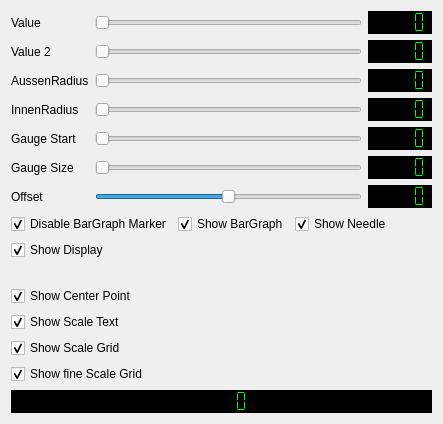
        <widget class="QWidget" name="tab_3">
         <attribute name="title">
          <string>Setup</string>
         </attribute>
         <layout class="QGridLayout" name="gridLayout_16">
          <item row="0" column="0">
           <layout class="QGridLayout" name="gridLayout">
            <item row="6" column="2">
             <widget class="QLCDNumber" name="lcdNumber_9">
              <property name="styleSheet">
               <string notr="true">
background-color: rgb(0, 0, 0);
color: rgb(0, 255, 0);</string>
              </property>
              <property name="frameShape">
               <enum>QFrame::NoFrame</enum>
              </property>
              <property name="frameShadow">
               <enum>QFrame::Plain</enum>
              </property>
              <property name="lineWidth">
               <number>0</number>
              </property>
              <property name="segmentStyle">
               <enum>QLCDNumber::Flat</enum>
              </property>
             </widget>
            </item>
            <item row="1" column="0">
             <widget class="QLabel" name="label_2">
              <property name="text">
               <string>Value 2</string>
              </property>
             </widget>
            </item>
            <item row="0" column="2">
             <widget class="QLCDNumber" name="lcdNumber_4">
              <property name="font">
               <font>
                <family>MS Shell Dlg 2</family>
               </font>
              </property>
              <property name="styleSheet">
               <string notr="true">
background-color: rgb(0, 0, 0);
color: rgb(0, 255, 0);</string>
              </property>
              <property name="frameShape">
               <enum>QFrame::NoFrame</enum>
              </property>
              <property name="frameShadow">
               <enum>QFrame::Plain</enum>
              </property>
              <property name="lineWidth">
               <number>0</number>
              </property>
              <property name="segmentStyle">
               <enum>QLCDNumber::Flat</enum>
              </property>
             </widget>
            </item>
            <item row="4" column="0">
             <widget class="QLabel" name="label_5">
              <property name="text">
               <string>Gauge Start</string>
              </property>
             </widget>
            </item>
            <item row="1" column="1">
             <widget class="QSlider" name="horizontalSlider_5">
              <property name="maximum">
               <number>200</number>
              </property>
              <property name="value">
               <number>0</number>
              </property>
              <property name="orientation">
               <enum>Qt::Horizontal</enum>
              </property>
             </widget>
            </item>
            <item row="1" column="2">
             <widget class="QLCDNumber" name="lcdNumber_3">
              <property name="styleSheet">
               <string notr="true">
background-color: rgb(0, 0, 0);
color: rgb(0, 255, 0);</string>
              </property>
              <property name="frameShape">
               <enum>QFrame::NoFrame</enum>
              </property>
              <property name="frameShadow">
               <enum>QFrame::Plain</enum>
              </property>
              <property name="lineWidth">
               <number>0</number>
              </property>
              <property name="segmentStyle">
               <enum>QLCDNumber::Flat</enum>
              </property>
             </widget>
            </item>
            <item row="2" column="0">
             <widget class="QLabel" name="label_3">
              <property name="text">
               <string>AussenRadius</string>
              </property>
             </widget>
            </item>
            <item row="3" column="0">
             <widget class="QLabel" name="label_4">
              <property name="text">
               <string>InnenRadius</string>
              </property>
             </widget>
            </item>
            <item row="4" column="1">
             <widget class="QSlider" name="GaugeStartSlider">
              <property name="maximum">
               <number>360</number>
              </property>
              <property name="value">
               <number>0</number>
              </property>
              <property name="orientation">
               <enum>Qt::Horizontal</enum>
              </property>
             </widget>
            </item>
            <item row="2" column="2">
             <widget class="QLCDNumber" name="lcdNumber_2">
              <property name="styleSheet">
               <string notr="true">
background-color: rgb(0, 0, 0);
color: rgb(0, 255, 0);</string>
              </property>
              <property name="frameShape">
               <enum>QFrame::NoFrame</enum>
              </property>
              <property name="frameShadow">
               <enum>QFrame::Plain</enum>
              </property>
              <property name="lineWidth">
               <number>0</number>
              </property>
              <property name="segmentStyle">
               <enum>QLCDNumber::Flat</enum>
              </property>
             </widget>
            </item>
            <item row="2" column="1">
             <widget class="QSlider" name="AussenRadiusSlider">
              <property name="maximum">
               <number>1000</number>
              </property>
              <property name="value">
               <number>0</number>
              </property>
              <property name="orientation">
               <enum>Qt::Horizontal</enum>
              </property>
             </widget>
            </item>
            <item row="3" column="1">
             <widget class="QSlider" name="InnenRadiusSlider">
              <property name="maximum">
               <number>1000</number>
              </property>
              <property name="value">
               <number>0</number>
              </property>
              <property name="orientation">
               <enum>Qt::Horizontal</enum>
              </property>
             </widget>
            </item>
            <item row="3" column="2">
             <widget class="QLCDNumber" name="lcdNumber">
              <property name="styleSheet">
               <string notr="true">
background-color: rgb(0, 0, 0);
color: rgb(0, 255, 0);</string>
              </property>
              <property name="frameShape">
               <enum>QFrame::NoFrame</enum>
              </property>
              <property name="frameShadow">
               <enum>QFrame::Plain</enum>
              </property>
              <property name="lineWidth">
               <number>0</number>
              </property>
              <property name="segmentStyle">
               <enum>QLCDNumber::Flat</enum>
              </property>
             </widget>
            </item>
            <item row="0" column="0">
             <widget class="QLabel" name="label">
              <property name="text">
               <string>Value</string>
              </property>
             </widget>
            </item>
            <item row="0" column="1">
             <widget class="QSlider" name="ActualSlider">
              <property name="maximum">
               <number>200</number>
              </property>
              <property name="value">
               <number>0</number>
              </property>
              <property name="orientation">
               <enum>Qt::Horizontal</enum>
              </property>
             </widget>
            </item>
            <item row="6" column="0">
             <widget class="QLabel" name="label_7">
              <property name="text">
               <string>Offset</string>
              </property>
             </widget>
            </item>
            <item row="5" column="2">
             <widget class="QLCDNumber" name="lcdNumber_8">
              <property name="styleSheet">
               <string notr="true">
background-color: rgb(0, 0, 0);
color: rgb(0, 255, 0);</string>
              </property>
              <property name="frameShape">
               <enum>QFrame::NoFrame</enum>
              </property>
              <property name="frameShadow">
               <enum>QFrame::Plain</enum>
              </property>
              <property name="lineWidth">
               <number>0</number>
              </property>
              <property name="segmentStyle">
               <enum>QLCDNumber::Flat</enum>
              </property>
             </widget>
            </item>
            <item row="5" column="1">
             <widget class="QSlider" name="GaugeSizeSlider">
              <property name="maximum">
               <number>360</number>
              </property>
              <property name="value">
               <number>0</number>
              </property>
              <property name="orientation">
               <enum>Qt::Horizontal</enum>
              </property>
             </widget>
            </item>
            <item row="6" column="1">
             <widget class="QSlider" name="offsetSlider">
              <property name="minimum">
               <number>-360</number>
              </property>
              <property name="maximum">
               <number>360</number>
              </property>
              <property name="orientation">
               <enum>Qt::Horizontal</enum>
              </property>
             </widget>
            </item>
            <item row="4" column="2">
             <widget class="QLCDNumber" name="lcdNumber_7">
              <property name="styleSheet">
               <string notr="true">
background-color: rgb(0, 0, 0);
color: rgb(0, 255, 0);</string>
              </property>
              <property name="frameShape">
               <enum>QFrame::NoFrame</enum>
              </property>
              <property name="frameShadow">
               <enum>QFrame::Plain</enum>
              </property>
              <property name="lineWidth">
               <number>0</number>
              </property>
              <property name="segmentStyle">
               <enum>QLCDNumber::Flat</enum>
              </property>
             </widget>
            </item>
            <item row="5" column="0">
             <widget class="QLabel" name="label_6">
              <property name="text">
               <string>Gauge Size</string>
              </property>
             </widget>
            </item>
           </layout>
          </item>
          <item row="1" column="0">
           <layout class="QGridLayout" name="gridLayout_6">
            <item row="5" column="0">
             <widget class="QCheckBox" name="CB_ScaleText">
              <property name="text">
               <string>Show Scale Text</string>
              </property>
              <property name="checked">
               <bool>true</bool>
              </property>
             </widget>
            </item>
            <item row="0" column="2">
             <widget class="QCheckBox" name="CB_Needle">
              <property name="text">
               <string>Show Needle</string>
              </property>
              <property name="checked">
               <bool>true</bool>
              </property>
             </widget>
            </item>
            <item row="0" column="1">
             <widget class="QCheckBox" name="CB_ShowBarGraph">
              <property name="text">
               <string>Show BarGraph</string>
              </property>
              <property name="checked">
               <bool>true</bool>
              </property>
             </widget>
            </item>
            <item row="0" column="0">
             <widget class="QCheckBox" name="CB_barGraph">
              <property name="text">
               <string>Disable BarGraph Marker</string>
              </property>
              <property name="checked">
               <bool>true</bool>
              </property>
             </widget>
            </item>
            <item row="2" column="0">
             <widget class="QCheckBox" name="CB_ValueText">
              <property name="text">
               <string>Show Display</string>
              </property>
              <property name="checked">
               <bool>true</bool>
              </property>
             </widget>
            </item>
            <item row="4" column="0">
             <widget class="QCheckBox" name="CB_CenterPoint">
              <property name="text">
               <string>Show Center Point</string>
              </property>
              <property name="checked">
               <bool>true</bool>
              </property>
             </widget>
            </item>
            <item row="3" column="3">
             <spacer name="horizontalSpacer_2">
              <property name="orientation">
               <enum>Qt::Horizontal</enum>
              </property>
              <property name="sizeHint" stdset="0">
               <size>
                <width>40</width>
                <height>20</height>
               </size>
              </property>
             </spacer>
            </item>
            <item row="6" column="0">
             <widget class="QCheckBox" name="CB_Grid">
              <property name="text">
               <string>Show Scale Grid</string>
              </property>
              <property name="checked">
               <bool>true</bool>
              </property>
             </widget>
            </item>
            <item row="7" column="0">
             <widget class="QCheckBox" name="CB_fineGrid">
              <property name="text">
               <string>Show fine Scale Grid</string>
              </property>
              <property name="checked">
               <bool>true</bool>
              </property>
             </widget>
            </item>
           </layout>
          </item>
          <item row="2" column="0" rowspan="2">
           <widget class="QLCDNumber" name="ActualValue">
            <property name="styleSheet">
             <string notr="true">
background-color: rgb(0, 0, 0);
color: rgb(0, 255, 0);</string>
            </property>
            <property name="frameShape">
             <enum>QFrame::NoFrame</enum>
            </property>
            <property name="frameShadow">
             <enum>QFrame::Sunken</enum>
            </property>
            <property name="segmentStyle">
             <enum>QLCDNumber::Flat</enum>
            </property>
           </widget>
          </item>
         </layout>
        </widget>
